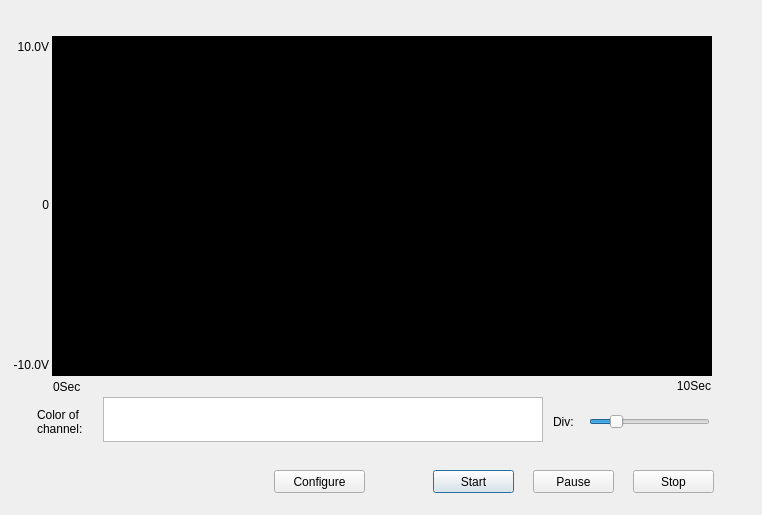
<?xml version="1.0" encoding="UTF-8"?>
<ui version="4.0">
 <class>StreamingAI_Retrigger</class>
 <widget class="QDialog" name="StreamingAI_Retrigger">
  <property name="geometry">
   <rect>
    <x>0</x>
    <y>0</y>
    <width>762</width>
    <height>515</height>
   </rect>
  </property>
  <property name="minimumSize">
   <size>
    <width>762</width>
    <height>515</height>
   </size>
  </property>
  <property name="maximumSize">
   <size>
    <width>762</width>
    <height>515</height>
   </size>
  </property>
  <property name="windowTitle">
   <string>Streaming AI with Retrigger</string>
  </property>
  <widget class="QPushButton" name="btnStop">
   <property name="enabled">
    <bool>true</bool>
   </property>
   <property name="geometry">
    <rect>
     <x>633</x>
     <y>470</y>
     <width>81</width>
     <height>23</height>
    </rect>
   </property>
   <property name="text">
    <string>Stop</string>
   </property>
   <property name="autoDefault">
    <bool>false</bool>
   </property>
  </widget>
  <widget class="QPushButton" name="btnPause">
   <property name="enabled">
    <bool>true</bool>
   </property>
   <property name="geometry">
    <rect>
     <x>533</x>
     <y>470</y>
     <width>81</width>
     <height>23</height>
    </rect>
   </property>
   <property name="text">
    <string>Pause</string>
   </property>
   <property name="autoDefault">
    <bool>false</bool>
   </property>
  </widget>
  <widget class="QListWidget" name="listWidget">
   <property name="geometry">
    <rect>
     <x>103</x>
     <y>397</y>
     <width>440</width>
     <height>45</height>
    </rect>
   </property>
   <property name="verticalScrollBarPolicy">
    <enum>Qt::ScrollBarAlwaysOff</enum>
   </property>
   <property name="horizontalScrollBarPolicy">
    <enum>Qt::ScrollBarAlwaysOff</enum>
   </property>
   <property name="selectionMode">
    <enum>QAbstractItemView::NoSelection</enum>
   </property>
   <property name="flow">
    <enum>QListView::LeftToRight</enum>
   </property>
   <property name="isWrapping" stdset="0">
    <bool>true</bool>
   </property>
  </widget>
  <widget class="QPushButton" name="btnStart">
   <property name="enabled">
    <bool>true</bool>
   </property>
   <property name="geometry">
    <rect>
     <x>433</x>
     <y>470</y>
     <width>81</width>
     <height>23</height>
    </rect>
   </property>
   <property name="text">
    <string>Start</string>
   </property>
   <property name="autoDefault">
    <bool>true</bool>
   </property>
  </widget>
  <widget class="QLabel" name="lblColor">
   <property name="geometry">
    <rect>
     <x>37</x>
     <y>401</y>
     <width>61</width>
     <height>41</height>
    </rect>
   </property>
   <property name="layoutDirection">
    <enum>Qt::LeftToRight</enum>
   </property>
   <property name="text">
    <string>Color of
channel:</string>
   </property>
  </widget>
  <widget class="QSlider" name="sldDiv">
   <property name="enabled">
    <bool>true</bool>
   </property>
   <property name="geometry">
    <rect>
     <x>589</x>
     <y>411</y>
     <width>121</width>
     <height>21</height>
    </rect>
   </property>
   <property name="minimum">
    <number>10</number>
   </property>
   <property name="maximum">
    <number>1000</number>
   </property>
   <property name="singleStep">
    <number>10</number>
   </property>
   <property name="value">
    <number>200</number>
   </property>
   <property name="orientation">
    <enum>Qt::Horizontal</enum>
   </property>
   <property name="tickPosition">
    <enum>QSlider::NoTicks</enum>
   </property>
  </widget>
  <widget class="QLabel" name="lblYCoordinateMax">
   <property name="geometry">
    <rect>
     <x>3</x>
     <y>37</y>
     <width>46</width>
     <height>20</height>
    </rect>
   </property>
   <property name="text">
    <string>10.0V</string>
   </property>
   <property name="alignment">
    <set>Qt::AlignRight|Qt::AlignTrailing|Qt::AlignVCenter</set>
   </property>
  </widget>
  <widget class="QFrame" name="graphFrame">
   <property name="geometry">
    <rect>
     <x>52</x>
     <y>36</y>
     <width>660</width>
     <height>340</height>
    </rect>
   </property>
   <property name="styleSheet">
    <string notr="true">background-color: rgb(0, 0, 0);</string>
   </property>
   <property name="frameShape">
    <enum>QFrame::StyledPanel</enum>
   </property>
   <property name="frameShadow">
    <enum>QFrame::Raised</enum>
   </property>
  </widget>
  <widget class="QLabel" name="lblXCoordinateStart">
   <property name="geometry">
    <rect>
     <x>53</x>
     <y>379</y>
     <width>71</width>
     <height>16</height>
    </rect>
   </property>
   <property name="text">
    <string>0Sec</string>
   </property>
   <property name="alignment">
    <set>Qt::AlignLeading|Qt::AlignLeft|Qt::AlignVCenter</set>
   </property>
  </widget>
  <widget class="QPushButton" name="btnConfigure">
   <property name="enabled">
    <bool>true</bool>
   </property>
   <property name="geometry">
    <rect>
     <x>274</x>
     <y>470</y>
     <width>91</width>
     <height>23</height>
    </rect>
   </property>
   <property name="text">
    <string>Configure</string>
   </property>
   <property name="autoDefault">
    <bool>false</bool>
   </property>
  </widget>
  <widget class="QLabel" name="lblYCoordinateMin">
   <property name="geometry">
    <rect>
     <x>3</x>
     <y>357</y>
     <width>46</width>
     <height>16</height>
    </rect>
   </property>
   <property name="text">
    <string>-10.0V</string>
   </property>
   <property name="alignment">
    <set>Qt::AlignRight|Qt::AlignTrailing|Qt::AlignVCenter</set>
   </property>
  </widget>
  <widget class="QLabel" name="lblYCoordinateMid">
   <property name="geometry">
    <rect>
     <x>3</x>
     <y>197</y>
     <width>46</width>
     <height>16</height>
    </rect>
   </property>
   <property name="text">
    <string>0</string>
   </property>
   <property name="alignment">
    <set>Qt::AlignRight|Qt::AlignTrailing|Qt::AlignVCenter</set>
   </property>
  </widget>
  <widget class="QLabel" name="lblXCoordinateEnd">
   <property name="geometry">
    <rect>
     <x>621</x>
     <y>378</y>
     <width>90</width>
     <height>16</height>
    </rect>
   </property>
   <property name="text">
    <string>10Sec</string>
   </property>
   <property name="alignment">
    <set>Qt::AlignRight|Qt::AlignTrailing|Qt::AlignVCenter</set>
   </property>
  </widget>
  <widget class="QLabel" name="lblDiv">
   <property name="geometry">
    <rect>
     <x>553</x>
     <y>414</y>
     <width>31</width>
     <height>16</height>
    </rect>
   </property>
   <property name="text">
    <string>Div:</string>
   </property>
   <property name="alignment">
    <set>Qt::AlignLeading|Qt::AlignLeft|Qt::AlignVCenter</set>
   </property>
  </widget>
 </widget>
 <layoutdefault spacing="6" margin="11"/>
 <resources/>
 <connections/>
</ui>
